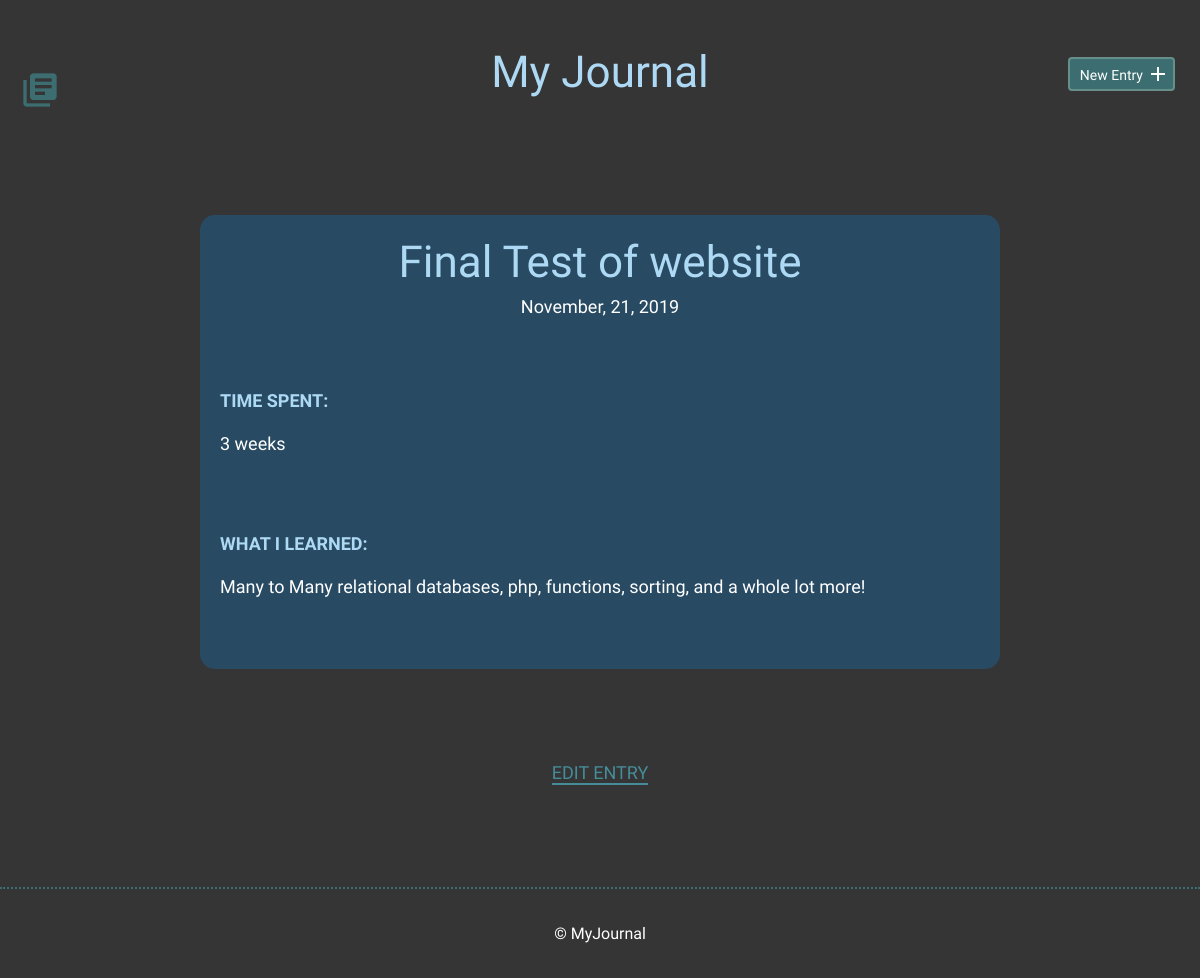
Before: /detail.php?id=9 with the older database file.
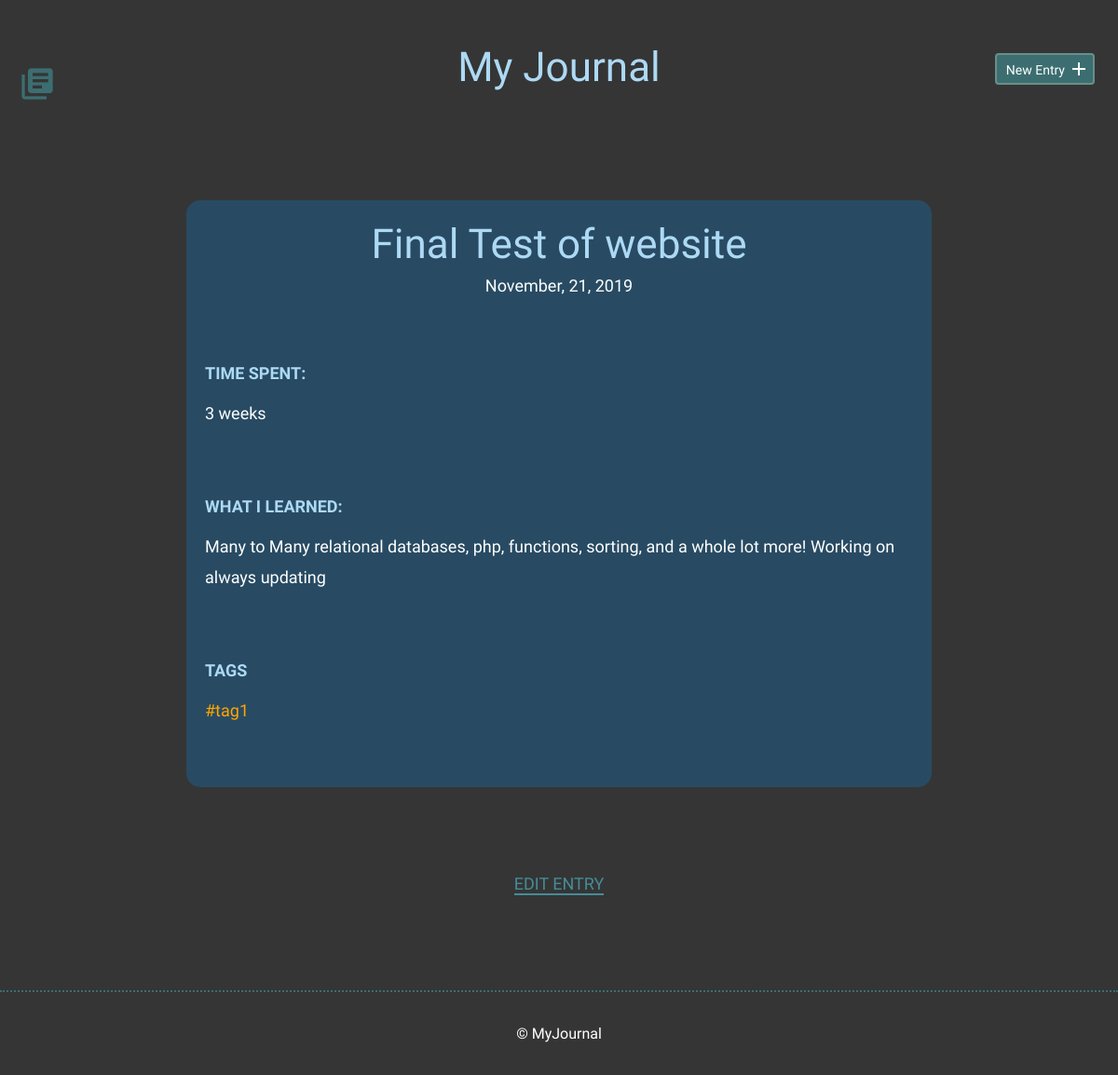
After: the same page with the newer database file.
### tables this page shows
CREATE TABLE "entries" (
	`id`	INTEGER,
	`title`	TEXT,
	`date`	TEXT,
	`time_spent`	INTEGER,
	`learned`	BLOB,
	`resources`	BLOB,
	PRIMARY KEY(`id`)
);

### inc/functions.php (called while the page is built, shortened)
<?php
function get_entry_by_id($id){
    include ("connection.php");
    try {
        $sql = "SELECT * FROM entries WHERE id = :id";
        $stmt = $db->prepare($sql);
        $stmt->bindParam(':id',$id,PDO::PARAM_INT);
        $stmt->execute();
        $results = $stmt->fetch(PDO::FETCH_ASSOC);
        return $results;
    } catch (Exception $e) {
        echo "Unable to query DB" . $e->getMessage();
        die();
    }
}
function get_tags_by_entry_id($entries_id){
    include ("connection.php");
    try {
    $sql = "SELECT tags.id, tags.tags FROM tags JOIN entry_tags ON tags.id = entry_tags.tag_id WHERE entry_tags.entry_id = :entries_id";
    $stmt = $db->prepare($sql);
    $stmt->bindParam(':entries_id',$entries_id,PDO::PARAM_INT);
    $stmt->execute();
    $results = $stmt->fetchAll(PDO::FETCH_ASSOC);
    if(!empty($results)) {
        return $results;
    } else {
        return false;
    }
} catch (Exception $e) {
    echo "Unable to query DB" . $e->getMessage();
}
}
?>

### detail.php (the view, shortened to what this page needs)
<?php
include ("inc/header.php");
if ('GET' == $_SERVER['REQUEST_METHOD']) {
    if (isset($_GET['id'])) {
        $entryId = filter_input(INPUT_GET, 'id', FILTER_SANITIZE_NUMBER_INT);
    } else {
        header('location: index.php');
    }
}
$currentEntry = get_entry_by_id($entryId);
?>
        <section>
            <div class="container">
                <div class="entry-list single">
                    <article>
                        <h1><?php echo $currentEntry['title']; ?></h1>
                        <time datetime="<?php echo $currentEntry['date']; ?>"><?php echo date('F, d, Y', strtotime($currentEntry['date'])); ?></time>
                        <div class="entry">
                            <h3>Time Spent: </h3>
                            <p><?php echo $currentEntry['time_spent']; ?></p>
                        </div>
                        <div class="entry">
                            <h3>What I Learned:</h3>
                            <p><?php echo $currentEntry['learned']; ?></p>
                        </div>
                          <?php
                            $tags = get_tags_by_entry_id($currentEntry['id']);
                            if(!empty($tags)){ ?>
                          <div class="entry">
                          <h3>Tags</h3>
                              <?php
                              if (true == $tags) {
                                  echo '<p>';
                                  $tags = array_column($tags, 'tags');
                                  foreach ($tags as $tag) {
                                      echo "<a class='taglink' href=index.php?tag=".$tag.'>#'.$tag.'</a> ';
                                  }
                                  echo '</p>';
                              }
                            }
                              ?>
                              </div>
                    </article>
                </div>
            </div>
            <div class="edit">
                <p><a href="edit.php?id=<?php echo $entryId; ?>">Edit Entry</a></p>
            </div>
        </section>
<?php include ("inc/footer.php"); ?>

Changed rows visible on the page:
changed entries "Final Test of website": learned "Many to Many relational databases, php, functions, sorting, and a whole lot more!" → "Many to Many relational databases, php, functions, sorting, and a whole lot more! Working on always updating"
Other visible differences:
text now shown: "TAGS"
new list line: "# tag1"
